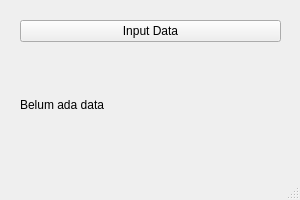
<?xml version="1.0" encoding="UTF-8"?>
<ui version="4.0">
 <class>MainWindow</class>
 <widget class="QMainWindow" name="MainWindow">
  <property name="geometry">
   <rect>
    <x>0</x>
    <y>0</y>
    <width>300</width>
    <height>200</height>
   </rect>
  </property>
  <property name="windowTitle">
   <string>Demo Dialog</string>
  </property>
  <widget class="QWidget" name="centralWidget">
   <widget class="QWidget" name="layoutWidget">
    <property name="geometry">
     <rect>
      <x>20</x>
      <y>20</y>
      <width>261</width>
      <height>141</height>
     </rect>
    </property>
    <layout class="QVBoxLayout" name="verticalLayout">
     <item>
      <widget class="QPushButton" name="btn_input">
       <property name="text">
        <string>Input Data</string>
       </property>
      </widget>
     </item>
     <item>
      <widget class="QLabel" name="label_info">
       <property name="text">
        <string>Belum ada data</string>
       </property>
      </widget>
     </item>
    </layout>
   </widget>
  </widget>
  <widget class="QMenuBar" name="menubar">
   <property name="geometry">
    <rect>
     <x>0</x>
     <y>0</y>
     <width>300</width>
     <height>21</height>
    </rect>
   </property>
  </widget>
  <widget class="QStatusBar" name="statusbar"/>
 </widget>
 <resources/>
 <connections/>
</ui>
